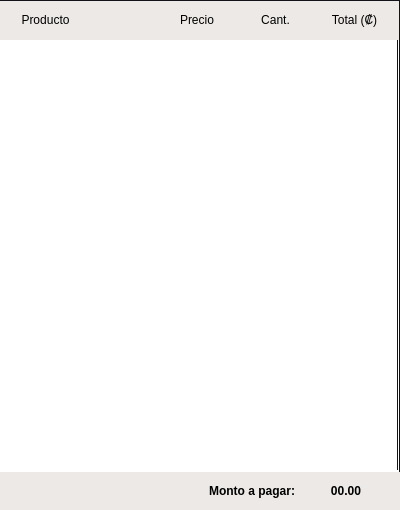
<?xml version="1.0" encoding="UTF-8"?>
<ui version="4.0">
 <class>Receipt</class>
 <widget class="QWidget" name="Receipt">
  <property name="geometry">
   <rect>
    <x>0</x>
    <y>0</y>
    <width>400</width>
    <height>510</height>
   </rect>
  </property>
  <property name="sizePolicy">
   <sizepolicy hsizetype="Expanding" vsizetype="Expanding">
    <horstretch>0</horstretch>
    <verstretch>0</verstretch>
   </sizepolicy>
  </property>
  <property name="minimumSize">
   <size>
    <width>400</width>
    <height>0</height>
   </size>
  </property>
  <property name="maximumSize">
   <size>
    <width>400</width>
    <height>16777215</height>
   </size>
  </property>
  <property name="windowTitle">
   <string>Form</string>
  </property>
  <layout class="QVBoxLayout" name="verticalLayout">
   <property name="spacing">
    <number>0</number>
   </property>
   <property name="leftMargin">
    <number>0</number>
   </property>
   <property name="topMargin">
    <number>0</number>
   </property>
   <property name="rightMargin">
    <number>0</number>
   </property>
   <property name="bottomMargin">
    <number>0</number>
   </property>
   <item>
    <widget class="QWidget" name="widget_2" native="true">
     <property name="sizePolicy">
      <sizepolicy hsizetype="Expanding" vsizetype="Expanding">
       <horstretch>0</horstretch>
       <verstretch>0</verstretch>
      </sizepolicy>
     </property>
     <property name="maximumSize">
      <size>
       <width>16777215</width>
       <height>40</height>
      </size>
     </property>
     <property name="styleSheet">
      <string notr="true">QWidget {
	color: black;
	background-color: rgb(237, 233, 230);
	border-top: 1px solid rgb(18, 18, 23);
	border-bottom: none;
	border-left: none;
	border-right: 1px solid rgb(18, 18, 23);
}</string>
     </property>
     <layout class="QHBoxLayout" name="horizontalLayout_5">
      <item>
       <widget class="QLabel" name="label_13">
        <property name="sizePolicy">
         <sizepolicy hsizetype="Expanding" vsizetype="Minimum">
          <horstretch>0</horstretch>
          <verstretch>0</verstretch>
         </sizepolicy>
        </property>
        <property name="minimumSize">
         <size>
          <width>0</width>
          <height>20</height>
         </size>
        </property>
        <property name="styleSheet">
         <string notr="true">border:none;</string>
        </property>
        <property name="text">
         <string>Producto</string>
        </property>
        <property name="alignment">
         <set>Qt::AlignmentFlag::AlignCenter</set>
        </property>
       </widget>
      </item>
      <item>
       <spacer name="horizontalSpacer_12">
        <property name="orientation">
         <enum>Qt::Orientation::Horizontal</enum>
        </property>
        <property name="sizeHint" stdset="0">
         <size>
          <width>40</width>
          <height>20</height>
         </size>
        </property>
       </spacer>
      </item>
      <item>
       <widget class="QLabel" name="label_14">
        <property name="sizePolicy">
         <sizepolicy hsizetype="Expanding" vsizetype="Minimum">
          <horstretch>0</horstretch>
          <verstretch>0</verstretch>
         </sizepolicy>
        </property>
        <property name="minimumSize">
         <size>
          <width>0</width>
          <height>20</height>
         </size>
        </property>
        <property name="styleSheet">
         <string notr="true">border:none;</string>
        </property>
        <property name="text">
         <string>Precio</string>
        </property>
        <property name="alignment">
         <set>Qt::AlignmentFlag::AlignCenter</set>
        </property>
       </widget>
      </item>
      <item>
       <widget class="QLabel" name="label_15">
        <property name="sizePolicy">
         <sizepolicy hsizetype="Expanding" vsizetype="Minimum">
          <horstretch>0</horstretch>
          <verstretch>0</verstretch>
         </sizepolicy>
        </property>
        <property name="minimumSize">
         <size>
          <width>0</width>
          <height>20</height>
         </size>
        </property>
        <property name="styleSheet">
         <string notr="true">border:none;</string>
        </property>
        <property name="text">
         <string>Cant.</string>
        </property>
        <property name="alignment">
         <set>Qt::AlignmentFlag::AlignCenter</set>
        </property>
       </widget>
      </item>
      <item>
       <widget class="QLabel" name="label_16">
        <property name="sizePolicy">
         <sizepolicy hsizetype="Expanding" vsizetype="Minimum">
          <horstretch>0</horstretch>
          <verstretch>0</verstretch>
         </sizepolicy>
        </property>
        <property name="minimumSize">
         <size>
          <width>0</width>
          <height>20</height>
         </size>
        </property>
        <property name="styleSheet">
         <string notr="true">border:none;</string>
        </property>
        <property name="text">
         <string>Total (₡)</string>
        </property>
        <property name="alignment">
         <set>Qt::AlignmentFlag::AlignCenter</set>
        </property>
       </widget>
      </item>
     </layout>
    </widget>
   </item>
   <item>
    <widget class="QScrollArea" name="receiptScrollArea">
     <property name="sizePolicy">
      <sizepolicy hsizetype="Expanding" vsizetype="Expanding">
       <horstretch>0</horstretch>
       <verstretch>0</verstretch>
      </sizepolicy>
     </property>
     <property name="maximumSize">
      <size>
       <width>400</width>
       <height>16777215</height>
      </size>
     </property>
     <property name="styleSheet">
      <string notr="true">QWidget {
	color: black;
	background-color: white;
	border-top: none;
	border-left: none;
	border-right: 1px solid rgb(18, 18, 23);
}</string>
     </property>
     <property name="horizontalScrollBarPolicy">
      <enum>Qt::ScrollBarPolicy::ScrollBarAlwaysOff</enum>
     </property>
     <property name="sizeAdjustPolicy">
      <enum>QAbstractScrollArea::SizeAdjustPolicy::AdjustToContents</enum>
     </property>
     <property name="widgetResizable">
      <bool>true</bool>
     </property>
     <property name="alignment">
      <set>Qt::AlignmentFlag::AlignCenter</set>
     </property>
     <widget class="QWidget" name="receipt_WidgetContents">
      <property name="geometry">
       <rect>
        <x>0</x>
        <y>0</y>
        <width>398</width>
        <height>430</height>
       </rect>
      </property>
      <property name="sizePolicy">
       <sizepolicy hsizetype="Expanding" vsizetype="Expanding">
        <horstretch>0</horstretch>
        <verstretch>0</verstretch>
       </sizepolicy>
      </property>
      <property name="maximumSize">
       <size>
        <width>398</width>
        <height>16777215</height>
       </size>
      </property>
     </widget>
    </widget>
   </item>
   <item>
    <widget class="QWidget" name="totalPrice_widget" native="true">
     <property name="maximumSize">
      <size>
       <width>400</width>
       <height>40</height>
      </size>
     </property>
     <property name="styleSheet">
      <string notr="true">background-color: rgb(237, 233, 230);
color: black;</string>
     </property>
     <layout class="QHBoxLayout" name="horizontalLayout_6">
      <item>
       <spacer name="horizontalSpacer_13">
        <property name="orientation">
         <enum>Qt::Orientation::Horizontal</enum>
        </property>
        <property name="sizeHint" stdset="0">
         <size>
          <width>40</width>
          <height>20</height>
         </size>
        </property>
       </spacer>
      </item>
      <item>
       <widget class="QLabel" name="label">
        <property name="sizePolicy">
         <sizepolicy hsizetype="Expanding" vsizetype="Preferred">
          <horstretch>0</horstretch>
          <verstretch>0</verstretch>
         </sizepolicy>
        </property>
        <property name="font">
         <font>
          <bold>true</bold>
         </font>
        </property>
        <property name="text">
         <string>Monto a pagar:</string>
        </property>
        <property name="alignment">
         <set>Qt::AlignmentFlag::AlignRight|Qt::AlignmentFlag::AlignTrailing|Qt::AlignmentFlag::AlignVCenter</set>
        </property>
       </widget>
      </item>
      <item>
       <widget class="QLabel" name="totalReceiptPrice_label">
        <property name="sizePolicy">
         <sizepolicy hsizetype="Expanding" vsizetype="Preferred">
          <horstretch>0</horstretch>
          <verstretch>0</verstretch>
         </sizepolicy>
        </property>
        <property name="maximumSize">
         <size>
          <width>90</width>
          <height>16777215</height>
         </size>
        </property>
        <property name="font">
         <font>
          <bold>true</bold>
          <underline>false</underline>
         </font>
        </property>
        <property name="text">
         <string>00.00</string>
        </property>
        <property name="alignment">
         <set>Qt::AlignmentFlag::AlignCenter</set>
        </property>
       </widget>
      </item>
     </layout>
    </widget>
   </item>
  </layout>
 </widget>
 <resources/>
 <connections/>
</ui>
